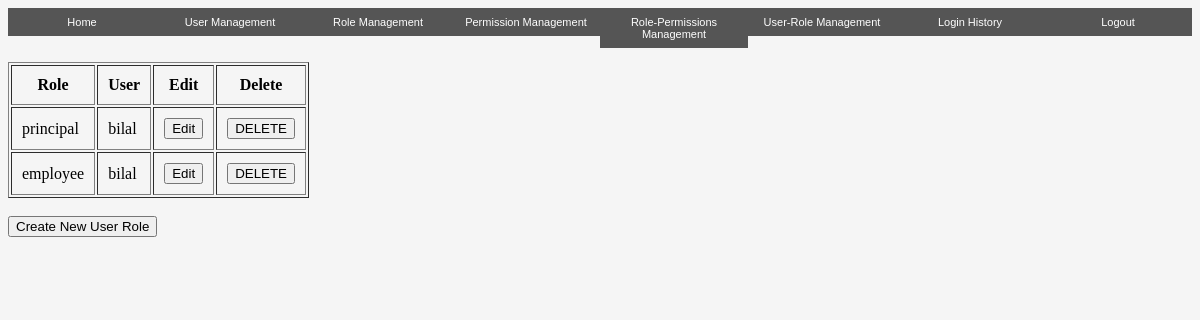
The page /userRoleList.php (signed in) on the database its author committed.
### tables this page shows
CREATE TABLE `user_role` (
  `id` int(11) NOT NULL AUTO_INCREMENT,
  `userid` int(11) DEFAULT NULL,
  `roleid` int(11) DEFAULT NULL,
  PRIMARY KEY (`id`),
  KEY `userid` (`userid`),
  KEY `roleid` (`roleid`),
  CONSTRAINT `user_role_ibfk_1` FOREIGN KEY (`userid`) REFERENCES `users` (`userid`) ON DELETE CASCADE ON UPDATE CASCADE,
  CONSTRAINT `user_role_ibfk_2` FOREIGN KEY (`roleid`) REFERENCES `roles` (`roleid`) ON DELETE CASCADE ON UPDATE CASCADE
);

CREATE TABLE `roles` (
  `roleid` int(11) NOT NULL AUTO_INCREMENT,
  `name` varchar(45) DEFAULT NULL,
  `description` varchar(45) DEFAULT NULL,
  `createdon` datetime DEFAULT NULL,
  `createdby` int(11) DEFAULT NULL,
  PRIMARY KEY (`roleid`)
);

CREATE TABLE `users` (
  `userid` int(11) NOT NULL AUTO_INCREMENT,
  `login` varchar(45) DEFAULT NULL,
  `password` varchar(45) DEFAULT NULL,
  `name` varchar(45) DEFAULT NULL,
  `email` varchar(45) DEFAULT NULL,
  `countryid` int(11) DEFAULT NULL,
  `createdon` datetime DEFAULT NULL,
  `createdby` int(11) DEFAULT NULL,
  `isadmin` int(1) DEFAULT NULL,
  PRIMARY KEY (`userid`)
);

### userRoleList.php (the view, shortened to what this page needs)
<?php
require 'conn.php';session_start();
?>
<html>
    <head>
    </head>
    <body style="background-color:whitesmoke">
        <div class="container">
        <div class="btn-group">
        <button class="header" onclick="window.location='Home.php'">Home</button>
        <button class="header" onclick="window.location='userList.php'">User Management</button>
        <button class="header" onclick="window.location='roleList.php'">Role Management</button>
        <button class="header" onclick="window.location='permissionList.php'">Permission Management</button>
        <button class="header" onclick="window.location='rolePermissionList.php'">Role-Permissions Management</button>
        <button class="header" onclick="window.location='UserRoleList.php'">User-Role Management</button>
        <button class="header" onclick="window.location='loginHistory.php'">Login History</button>
        <button class="header" onclick="window.location='LOGIN.php'">Logout</button>
        </div>
        <br><br><br>
        <form action="">
        <table border="1" cellpadding="10">
            <thead>
                <tr><th>Role</th><th>User</th><th>Edit</th><th>Delete</th></tr>
            </thead>
            <tbody>
                <?php
                $sql="select * from user_role";
                $result= mysqli_query($con, $sql);
                $rows= mysqli_num_rows($result);
                if($rows>0)
                {
                    while($record= mysqli_fetch_assoc($result))
                    {
                        $roleid=$record['roleid'];
                        $userid=$record['userid'];
                        $query1="select * from roles where roleid='$roleid'";
                        $query2="select * from users where userid='$userid'";
                        $r1= mysqli_query($con, $query1);
                        $r2= mysqli_query($con, $query2);
                        $role= mysqli_fetch_assoc($r1);
                        $user= mysqli_fetch_assoc($r2);
                        echo "<tr><td>".$role['name']."</td><td>".$user['login']."</td><td><button type='submit' name='edit' value='".$record['id']."'>Edit</button></td> <td><button type='submit' name='delete' value='".$record['id']."'>DELETE</button></td></tr>";
                    }
                }
                ?>
            </tbody>
        </table>
        <br>
        <button type="submit" value="Create New User Role" name="createNew">Create New User Role</button>
        </form>
        </div>
    </body>
</html>

### userRoleList.php (style rules this page uses)
.container .btn-group .header { background-color: #555; color: white; float: left; border: none; outline: none; cursor: pointer; padding: 8px; font-size: 11px; width: 12.5%; margin: 0px; }

### rows shown on the page
user_role: roleid.name "principal", userid.login "bilal", $record['id'] 18 (drawn)
user_role: roleid.name "employee", userid.login "bilal", $record['id'] 19 (drawn)
